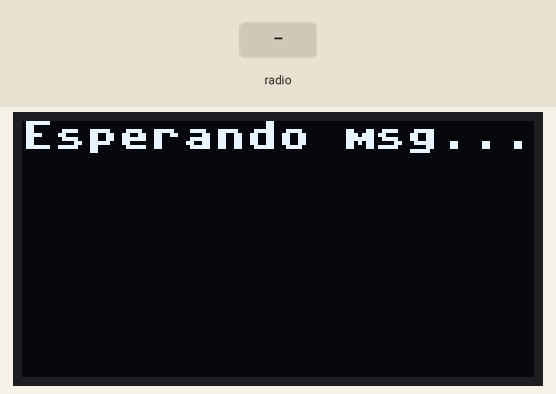
This program was run on a simulated ESP32 board running MicroPython. Shown: 128×64 one-colour display. Inputs (shaded band) come from the test bench. What the program prints to the serial console is not drawn.

Above: at 1.2 s.
1.3 s: radio message "1" arrives
At 2.4 s:
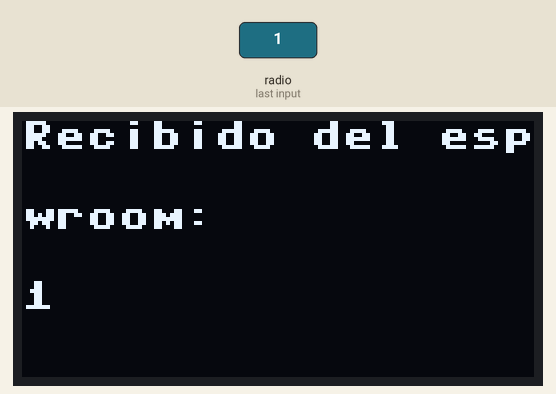
Timing chart, 0 to 4.3 s (numbered marks = the images above; inputs shaded):
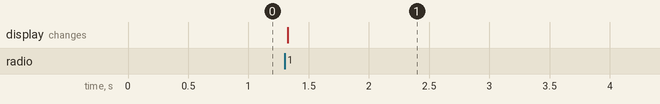

The program:

Recibe_mensaje_esp_now.py
```python
from machine import Pin, I2C
import network
import espnow
import ssd1306

# Configuración del OLED
WIDTH = 128
HEIGHT = 64
sda = Pin(8)
scl = Pin(9)
i2c = I2C(sda=sda, scl=scl, freq=400000)
oled = ssd1306.SSD1306_I2C(WIDTH, HEIGHT, i2c)

oled.fill(0)
oled.text("Esperando msg...", 0, 0)
oled.show()

# Activar WiFi en modo estación
sta = network.WLAN(network.STA_IF)
sta.active(True)

# Inicializar ESP-NOW
esp = espnow.ESPNow()
esp.active(True)

while True:
    host, msg = esp.recv()
    if msg:
        mensaje = msg.decode()
        print("Recibido:", mensaje)
        oled.fill(0)
        oled.text("Recibido del esp", 0,0)
        oled.text("wroom:", 0, 20)
        oled.text(mensaje, 0, 40)
        oled.show()
```

Measured:
- after the input at 1.3 s, the display: changes at once (image 1)
